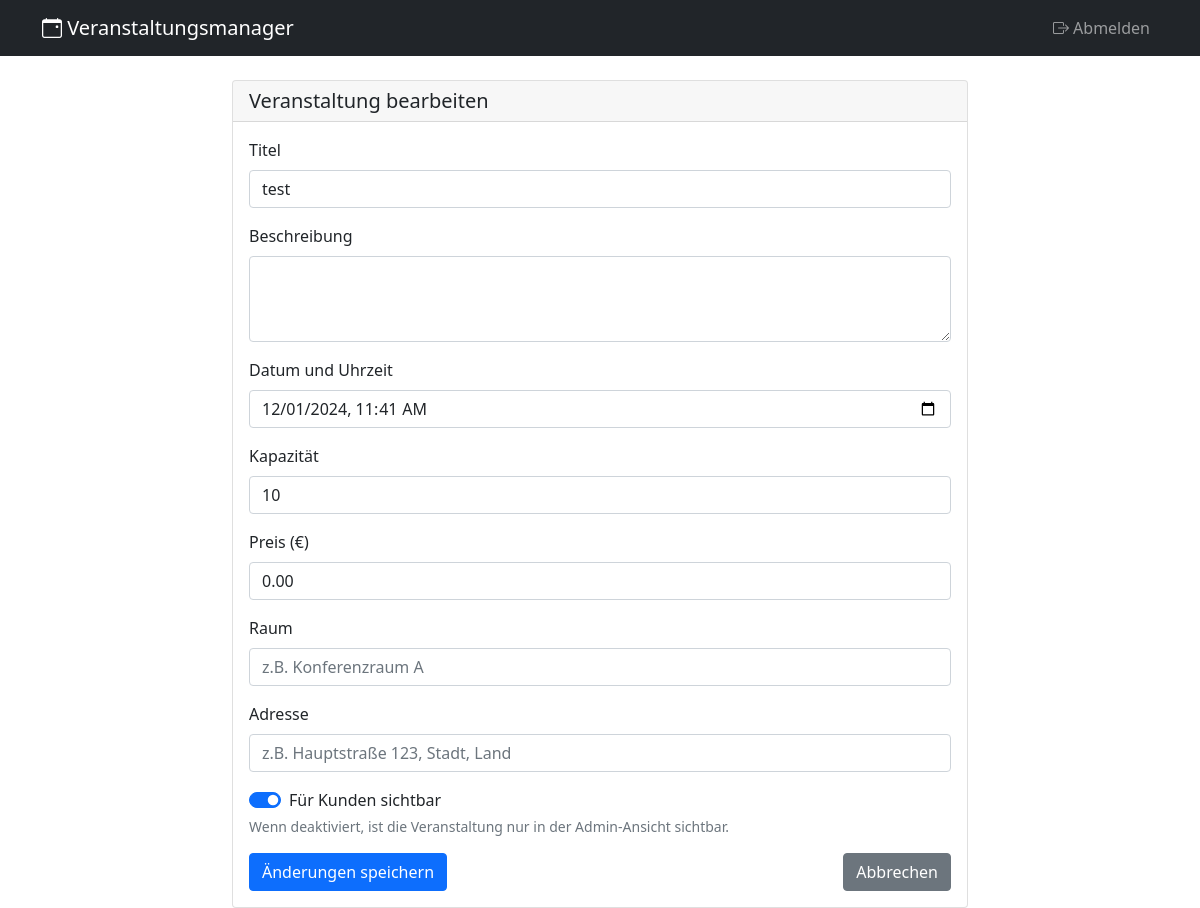
The app's page /event/1/edit (signed in) with its own data.
### app/models/models.py (models this page shows)
class Event(db.Model):
    id = db.Column(db.Integer, primary_key=True)
    title = db.Column(db.String(100), nullable=False)
    description = db.Column(db.Text, nullable=True)
    date = db.Column(db.DateTime, nullable=False)
    capacity = db.Column(db.Integer, nullable=False)
    bookings = db.Column(db.Integer, default=0)
    room = db.Column(db.String(100), nullable=True)
    address = db.Column(db.String(200), nullable=True)
    is_visible = db.Column(db.Boolean, default=True, nullable=False)
    price = db.Column(db.Float, nullable=False, default=0.0)

### app/routes/main.py (the view, shortened to what this page needs)
@bp.route('/event/<int:event_id>/edit', methods=['GET', 'POST'])
@login_required
def edit_event(event_id):
    event = Event.query.get_or_404(event_id)
    return render_template('edit_event.html', event=event)

### app/app.py (called while the page is built)
def create_app(test_config=None):
    app = Flask(__name__, instance_relative_config=True)
    import logging
    logging.basicConfig(level=logging.DEBUG)
    app.logger.setLevel(logging.DEBUG)
    app.config.from_object('nada.app.config.Config')
    if test_config is not None:
        app.config.update(test_config)
    try:
        os.makedirs(app.instance_path)
    except OSError:
        pass
    db.init_app(app)
    login_manager.init_app(app)
    from .routes import main, auth
    app.register_blueprint(main.bp)
    app.register_blueprint(auth.bp)
    @login_manager.user_loader
    def load_user(user_id):
        from .models import User
        return User.query.get(int(user_id))
    return app

### app/templates/edit_event.html
{% extends "base.html" %}
{% block content %}
<div class="row">
    <div class="col-md-8 offset-md-2">
        <div class="card">
            <div class="card-header">
                <h5 class="mb-0">Veranstaltung bearbeiten</h5>
            </div>
            <div class="card-body">
                <form method="POST" action="{{ url_for('main.edit_event', event_id=event.id) }}">
                    <div class="mb-3">
                        <label for="title" class="form-label">Titel</label>
                        <input type="text" class="form-control" id="title" name="title" value="{{ event.title }}" required>
                    </div>
                    <div class="mb-3">
                        <label for="description" class="form-label">Beschreibung</label>
                        <textarea class="form-control" id="description" name="description" rows="3">{{ event.description }}</textarea>
                    </div>
                    <div class="mb-3">
                        <label for="date" class="form-label">Datum und Uhrzeit</label>
                        <input type="datetime-local" class="form-control" id="date" name="date" value="{{ event.date.strftime('%Y-%m-%dT%H:%M') }}" required>
                    </div>
                    <div class="mb-3">
                        <label for="capacity" class="form-label">Kapazität</label>
                        <input type="number" class="form-control" id="capacity" name="capacity" min="1" value="{{ event.capacity }}" required>
                    </div>
                    <div class="mb-3">
                        <label for="price" class="form-label">Preis (€)</label>
                        <input type="number" class="form-control" id="price" name="price" value="{{ "%.2f"|format(event.price) }}" min="0" step="0.01" required>
                    </div>
                    <div class="mb-3">
                        <label for="room" class="form-label">Raum</label>
                        <input type="text" class="form-control" id="room" name="room" value="{{ event.room }}" placeholder="z.B. Konferenzraum A">
                    </div>
                    <div class="mb-3">
                        <label for="address" class="form-label">Adresse</label>
                        <input type="text" class="form-control" id="address" name="address" value="{{ event.address }}" placeholder="z.B. Hauptstraße 123, Stadt, Land">
                    </div>
                    <div class="mb-3">
                        <div class="form-check form-switch">
                            <input class="form-check-input" type="checkbox" id="is_visible" name="is_visible" {% if event.is_visible %}checked{% endif %}>
                            <label class="form-check-label" for="is_visible">Für Kunden sichtbar</label>
                        </div>
                        <div class="form-text">Wenn deaktiviert, ist die Veranstaltung nur in der Admin-Ansicht sichtbar.</div>
                    </div>
                    <div class="d-flex justify-content-between">
                        <button type="submit" class="btn btn-primary">Änderungen speichern</button>
                        <a href="{{ url_for('main.index') }}" class="btn btn-secondary">Abbrechen</a>
                    </div>
                </form>
            </div>
        </div>
    </div>
</div>
{% endblock %}

### records on screen
Event: title "test", date "12/01/2024 11:41", capacity "10", price "0.00", is_visible "☑"
